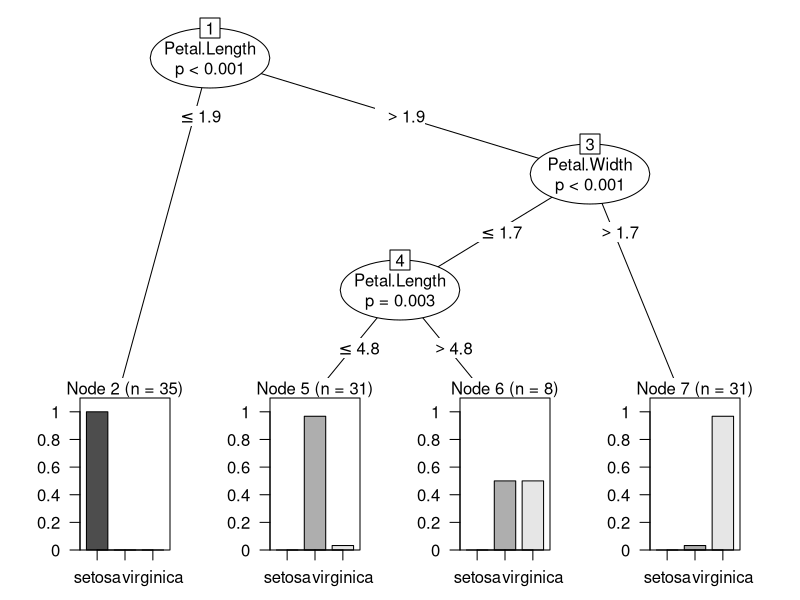
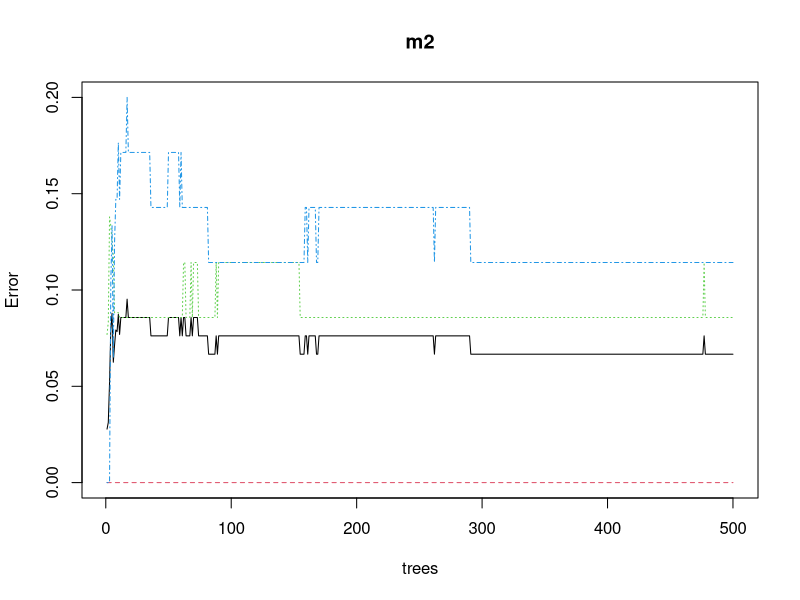

Reproduce these figures in R, in order.
data("iris")
attach(iris)
str(iris)

iris_setosa <- as.data.frame(iris[which(iris$Species=="setosa"),])
iris_versicolor <- as.data.frame(iris[which(iris$Species=="versicolor"),])
iris_virginica <- as.data.frame(iris[which(iris$Species=="virginica"),])

iris_train <- as.data.frame(rbind(iris_setosa[1:35,],iris_versicolor[1:35,],iris_virginica[1:35,]))
iris_test <- as.data.frame(rbind(iris_setosa[36:50,],iris_versicolor[36:50,],iris_virginica[36:50,]))

#install.packages("party")
library(party)
m1 <- ctree(Species~., data = iris_train)
plot(m1)
pred_m1 <- predict(m1,iris_test)
library(gmodels)
CrossTable(iris_test$Species,pred_m1)
mean(iris_test$Species==pred_m1)
#################################################
#Random Forest###############
#################################################
library("randomForest")

m2 <- randomForest(Species~., data = iris_train)
plot(m2)

pred_m2 <- predict(m2,iris_test)
library(gmodels)
CrossTable(iris_test$Species,pred_m2)
mean(iris_test$Species==pred_m2)
##################################################3
